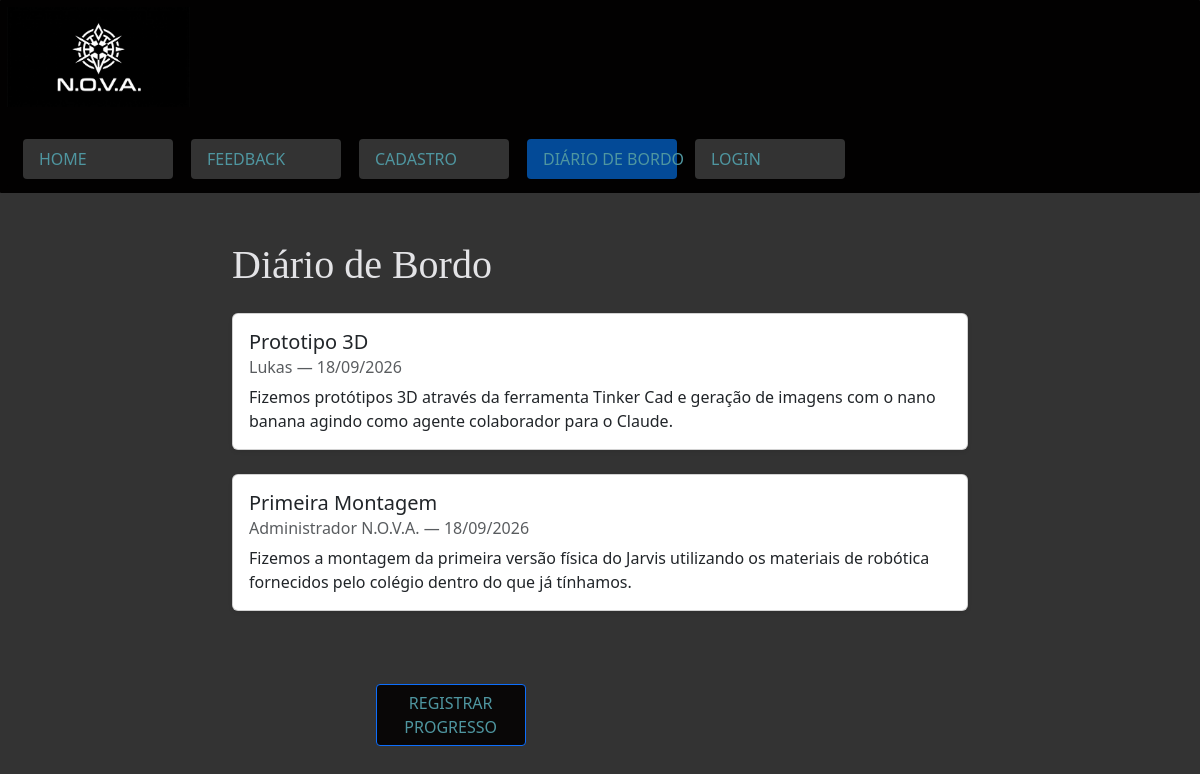
The page /dsp_diario.php on the database its author committed.
### tables this page shows
CREATE TABLE `diario_bordo` (
  `id` int(11) NOT NULL,
  `usuario_id` int(11) NOT NULL,
  `titulo` varchar(255) NOT NULL,
  `conteudo` text NOT NULL,
  `data_registro` datetime NOT NULL DEFAULT current_timestamp(),
  `data_edicao` datetime DEFAULT NULL
);

CREATE TABLE `usuarios` (
  `id` int(11) NOT NULL,
  `nome` varchar(100) NOT NULL,
  `email` varchar(150) NOT NULL,
  `senha` varchar(255) NOT NULL,
  `cargo` enum('admin','colaborador','leitor') NOT NULL DEFAULT 'leitor',
  `ativo` tinyint(1) NOT NULL DEFAULT 1,
  `data_criacao` datetime NOT NULL DEFAULT current_timestamp(),
  `perfil_id` int(11) DEFAULT NULL
);

### dsp_diario.php (the view, shortened to what this page needs)
<?php
require __DIR__ . '/backend/conexao.php';
include 'patterns/header.php';
$stmt = $pdo->query("
    SELECT d.titulo, d.conteudo, d.data_registro, u.nome AS autor
    FROM diario_bordo d
    JOIN usuarios u ON u.id = d.usuario_id
    ORDER BY d.data_registro DESC
");
$entradas = $stmt->fetchAll();
?>
<div class="container mt-5">
  <div class="row justify-content-center">
    <div class="col-lg-8">
      <h1 class="mb-4">Diário de Bordo</h1>
      <?php if (empty($entradas)): ?>
        <p>Nenhum registro ainda.</p>
      <?php else: ?>
        <?php foreach ($entradas as $entrada): ?>
          <div class="card shadow-sm mb-4">
            <div class="card-body">
              <h5 class="card-title"><?= htmlspecialchars($entrada['titulo']) ?></h5>
              <h6 class="card-subtitle mb-2 text-body-secondary">
                <?= htmlspecialchars($entrada['autor']) ?> —
                <?= date('d/m/Y', strtotime($entrada['data_registro'])) ?>
              </h6>
              <p class="card-text"><?= nl2br(htmlspecialchars($entrada['conteudo'])) ?></p>
            </div>
          </div>
        <?php endforeach; ?>
      <?php endif; ?>
      <div class="container mt-5">
        <div class="row justify-content-center">
          <div class="col-lg-8">
              <a href="diario.php" class="button-link btn btn-primary text- wrap">REGISTRAR PROGRESSO</a>
          </div>
        </div>
      </div>
    </div>
  </div>
</div>
<?php include 'patterns/footer.php'; ?>

### patterns/header.php (shortened to what this page needs)
<?php
$pagina_atual = basename($_SERVER['PHP_SELF']);
$logado       = !empty($_SESSION['usuario_id']);
$cargo        = $_SESSION['usuario_cargo'] ?? null;
$eh_equipe    = in_array($cargo, ['admin', 'colaborador']);
?>
<!DOCTYPE html>
<html lang="pt-BR">
<head>
    <link href="https://cdn.jsdelivr.net/npm/bootstrap@5.3.8/dist/css/bootstrap.min.css" rel="stylesheet">
    <link href="https://getbootstrap.com/docs/5.3/assets/css/docs.css" rel="stylesheet">
</head>
<body>
    <div class="nav d-flex align-items-center">
        <div class="logo">
            <img src="<?= BASE_URL ?>patterns/logo.png" alt="Logo do Site" height="100">
            <ul class="nav ms-auto">
                <?php if ($eh_equipe): ?>
                    <li class="nav-item">
                        <a class="nav-link <?= $pagina_atual === 'dsp_staff.php' ? 'active' : '' ?>" href="<?= BASE_URL ?>dsp_staff.php">PAINEL</a>
                    </li>
                    <li class="nav-item">
                        <a class="nav-link <?= $pagina_atual === 'dsp_diario.php' ? 'active' : '' ?>" href="<?= BASE_URL ?>dsp_diario.php">DIÁRIO DE BORDO</a>
                    </li>
                    <?php if ($cargo === 'admin'): ?>
                        <li class="nav-item">
                            <a class="nav-link <?= $pagina_atual === 'ad_info.php' ? 'active' : '' ?>" href="<?= BASE_URL ?>ad_info.php">+ INFO HOME</a>
                        </li>
                    <?php else: ?>
                        <li class="nav-item">
                            <span class="nav-link disabled" style="opacity:0.4; cursor:not-allowed;">+ INFO HOME</span>
                        </li>
                    <?php endif; ?>
                    <li class="nav-item">
                        <a class="nav-link" href="<?= BASE_URL ?>backend/auth/logout.php">SAIR</a>
                    </li>
                <?php else: ?>
                    <li class="nav-item">
                        <a class="nav-link <?= $pagina_atual === 'index.php' ? 'active' : '' ?>" href="<?= BASE_URL ?>index.php">HOME</a>
                    </li>
                    <li class="nav-item">
                        <a class="nav-link <?= $pagina_atual === 'feedback_quest.php' ? 'active' : '' ?>" href="<?= BASE_URL ?>feedback_quest.php">FEEDBACK</a>
                    </li>
                    <li class="nav-item">
                        <a class="nav-link <?= $pagina_atual === 'cadastro.php' ? 'active' : '' ?>" href="<?= BASE_URL ?>cadastro.php">CADASTRO</a>
                    </li>
                    <li class="nav-item">
                        <a class="nav-link <?= $pagina_atual === 'dsp_diario.php' ? 'active' : '' ?>" href="<?= BASE_URL ?>dsp_diario.php">DIÁRIO DE BORDO  </a>
                    </li>
                    <?php if ($logado): ?>
                        <li class="nav-item">
                            <a class="nav-link" href="<?= BASE_URL ?>backend/auth/logout.php">SAIR</a>
                        </li>
                    <?php else: ?>
                        <li class="nav-item">
                            <a class="nav-link <?= $pagina_atual === 'login.php' ? 'active' : '' ?>" href="<?= BASE_URL ?>login.php">LOGIN</a>
                        </li>
                    <?php endif; ?>
                <?php endif; ?>
            </ul>
        </div>
    </div>

### patterns/footer.php
</body>
</html>

### patterns/header.php (style rules this page uses)
.button-link { color: #4f96a0; background-color: #090707; margin: 0 9px; margin-top: 25px; border-radius: 4px; width: 150px; }
.nav { background-color: #020101; padding: 7px; border-radius: 1px; }
.nav-link { color: #4f96a0; background-color: #333333; margin: 0 9px; margin-top: 25px; border-radius: 4px; width: 150px; white-space: nowrap; }
.nav-link.active { color: #4f96a0; background-color: #034a97; }
body { background-color: #333333; }
h1, h4 { color: #e3e3e6; font-family: Georgia, serif; }

### rows shown on the page
diario_bordo: titulo "Prototipo 3D", usuario.nome "Lukas", data_registro "18/09/2026", conteudo "Fizemos protótipos 3D através da ferramenta Tinker Cad e geração de imagens com o nano banana agindo como agente colaborador para o Claude."
diario_bordo: titulo "Primeira Montagem", usuario.nome "Administrador N.O.V.A.", data_registro "18/09/2026", conteudo "Fizemos a montagem da primeira versão física do Jarvis utilizando os materiais de robótica fornecidos pelo colégio dentro do que já tínhamos."
